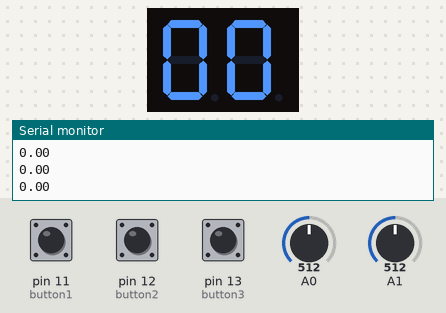
Simulated run of this sketch. Board: Arduino Uno, built with avr-gcc and run on an emulated ATmega328P. Parts: 2-digit seven-segment display, the last lines printed to the serial monitor. Wiring (inferred from the names in the program): 2-digit 7-segment display, segments lit when HIGH: segments pin 7, pin 8, pin 2, pin 3, pin 4, pin 6, pin 5; digit selects pin 9, pin 10. The inputs (shaded band) are chosen by the test bench; at power-on: A1 = 512, A0 = 512, pin 13 (button3) LOW, pin 11 (button1) LOW, pin 12 (button2) LOW. The segment pins are drawn as the display they are named for.

Above: at 1.2 s.
1.3 s: A1 set to 716
At 1.5 s:
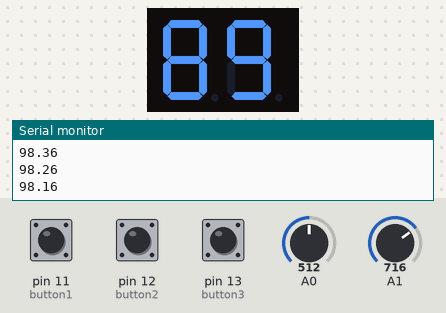
2.8 s: A0 set to 900
5.8 s: pin 13 (button3) pulled HIGH for 0.15 s
7.4 s: pin 13 (button3) pulled HIGH for 1 s
At 7.9 s:
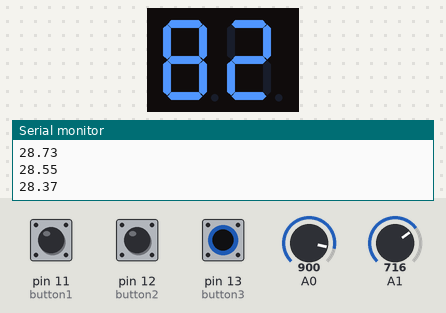
9.0 s: A0 set to 306
10.5 s: pin 11 (button1) pulled HIGH for 0.15 s
At 11.04 s:
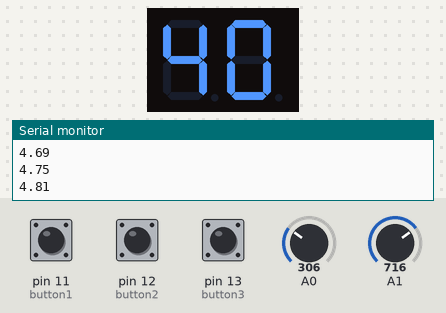

Measured:
- after the input at 1.3 s, the display: first changes after 0.08 s (image 1 shows a later state)
- after the input at 7.4 s, the display: first changes after 0.08 s (image 2 shows a later state)

The sketch:

TwoSevenSegmentDisplayWithButtonsAndPotentiometers.ino
```cpp
class Button{ // Butonlarımızım pin değerini ve basılıp
          //basılmadığı değerlerini tutacak bir sınıf tanımlıyoruz.
  private:
      int pin; // Butonumuzun pin değerini int olarak tuttuk.
      bool pressed; // butona basılıp basılmadığını boolean olarak tuttuk.

    public:
      Button(int pinNumber, bool isPressed){ // Bu sınıftan nesne üretebilmemiz için başlatıcı constructor.
          pin = pinNumber;
          pressed = isPressed;
        };

      int getPin(){ // private olan pin değerini alabilmek için public metot yazdık.
            return pin; // pin değerimiz dönüyor
        };

        bool isPressed(){ // private olan basıldı değerini alabilmek için public metot yazdık.
            return pressed; // pressed değerimiz dönüyor.
        };

        void setPressed(bool press){
          pressed = press;
        };
};

//////////////////////////////////////////////////
int a = 7, b = 8, c = 2, d = 3, e = 4, f = 6, g = 5; // display pinlerinin bağlı olduğu pinler
int displayPins[] = {a, b, c, d, e, f, g}; // display pin dizisi

Button button1(11, false); // arttirma butonu 11. pine bağlı. başlangıçta basilmamış olarak gelcek. false
Button button2(12, false); // azaltma butonu 12. pine bağlı. başlangıçta basilmamış olarak gelcek. false
Button button3(13, true); // baslatma durdurma butonu 13. pine bağlı. başlangıçta displayler calısır olarak gelcek. true

Button buttons[] = {button1, button2, button3}; // buton dizisi olusturduk

int birlerTransistor = 9; // birler basamağı transistorumuz 9. pine bağlı
int onlarTransistor = 10; // onlar basamağı transistorumuz 10. pine bağlı

byte numbers [10][8] = { // rakamlar
  // a  b  c  d  e  f  g
    {1, 1, 1, 1, 1, 1, 0}, // 0
    {0, 1, 1, 0, 0, 0, 0}, // 1
    {1, 1, 0, 1, 1, 0, 1}, // 2
    {1, 1, 1, 1, 0, 0, 1}, // 3
    {0, 1, 1, 0, 0, 1, 1}, // 4
    {1, 0, 1, 1, 0, 1, 1}, // 5
    {1, 0, 1, 1, 1, 1, 1}, // 6
    {1, 1, 1, 0, 0, 0, 0}, // 7
    {1, 1, 1, 1, 1, 1, 1}, // 8
    {1, 1, 1, 1, 0, 1, 1} // 9
};

float sayac = 0.0; // sayacımız 0 olarak başladı
int eskiPotansDegeri = 0; // hiz potansiyometremizde değişiklik var mı diye kontrol edeceğiz
bool tekSeferlikDegerAl = true; // hiz potansiyometrenin tek seferlik değerini alacağız. Çünkü 0 dan farklı olack
int tolerans = 10; // potansiyometredeki oynama hemen algılanmasın istiyoruz bunun için tolerans değeri verdik.

boolean enablePotans = false; // başlangıçta yön potansiyometresi çalışmayacak
int pulldown=1; // butonlara tek basışta birden fazla kez basıyomuş gibi algılamasını önleme
//////////////////////////////////////////////////

void setup()
{
  Serial.begin(9600); // Seri monitörü kullanabilmek için başlattık
  for(int pin : displayPins){ // display pinlerimiz output olarak tanımlanıyor.
    pinMode(pin, OUTPUT);
  }

  for(Button button : buttons){// buton pinlerimiz input olarak tanımlanıyor.
    pinMode(button.getPin(), INPUT);
  }

  pinMode(birlerTransistor, OUTPUT);// transistor pinlerimiz output olarak tanımlanıyor.
  pinMode(onlarTransistor, OUTPUT);// transistor pinlerimiz output olarak tanımlanıyor.
}

void loop()
{
    Serial.println(sayac); // Seri monitore sayac değerini yazdırıyoruz
    int onlar = (int)sayac / 10; // onlar basamağını bulmak için sayacımızı 10'a böldük
    int birler = (int)sayac % 10; // birler basamağını bulmak için sayacımızın 10'a modunu aldık.

    digitalWrite(onlarTransistor, LOW); // displaylere gönderceğimiz değer birler basamağı olduğundan,
                    // onlar basamağı transistoru LOW
    digitalWrite(birlerTransistor, HIGH);// displaylere gönderceğimiz değer birler basamağı olduğundan,
                    // birler basamağı transistoru HIGH
    displayYak(birler); // birler basamağı displayini yakacak
  delay(5); // 5 saniyelik beklemenin ardından
    clearSegment(); // display değerleri temizlenecek

    digitalWrite(birlerTransistor, LOW);// displaylere gönderceğimiz değer onlar basamağı olduğundan,
                    // birler basamağı transistoru LOW
    digitalWrite(onlarTransistor, HIGH);// displaylere gönderceğimiz değer onlar basamağı olduğundan,
                    // onlar basamağı transistoru HIGH
    displayYak(onlar);// onlar basamağı displayini yakacak
  delay(5); // 5 saniyelik beklemenin ardından
    clearSegment(); // display değerleri temizlenecek


    float hiz = (float)analogRead(0)/5000.0; // sayacin artis-azalis hizi 0 pinine bağlı potansiyometre ile
    // kontrol edilecektir. Burada 5000'e bölmemizin sebebi hızının çok fazla olmasını istemiyoruz.
    buttonControl(hiz); // buttonControl adlı metodumuzu hiz değerimizi göndererek çağırıyoruz.
    potansControl(analogRead(1), hiz); // potansControl adlı metodumuzu 1 pinine bağlı potansiyometre değeri
                    // ve hiz değerimizi göndererek çağırıyoruz.
}

void displayYak(int deger){ // birler veya onlar olarak gönderdiğimiz rakamı deger olarak aldık.
  for(int i = 0; i < sizeof(displayPins)/sizeof(int); i++){
    digitalWrite(displayPins[i], numbers[deger][i]); // numbers[deger], degerimize bağlı olarak,
    // numbers dizisindeki 1 ve 0 ları getirecek. eğer 1 ise displayPins[i] değeri yanacak.
  }
}

void clearSegment(){
  for(int pin : displayPins){
    digitalWrite(pin, LOW); // tüm display pinlerinin değerini LOW'a çektik.
  }
}

void buttonControl(float hiz){
   if(digitalRead(button1.getPin())){ // birinci butona basilmissa
      button1.setPressed(true); // birinci butonumuzun pressed özelliğini true yapacağız.
      button2.setPressed(false); // ikinci butonumuzun gerçekleştirdiği işlemi iptal edeceğiz.
      enablePotans = false; // buton kullanıldığı için yön potansiyometresi devre dışı.
  }
  if(digitalRead(button2.getPin())){// ikinci butona basilmissa
      button2.setPressed(true); // ikinci butonumuzun pressed özelliğini true yapacağız.
      button1.setPressed(false); // birinci butonumuzun gerçekleştirdiği işlemi iptal edeceğiz.
      enablePotans = false; // buton kullanıldığı için yön potansiyometresi devre dışı.
  }
  if(digitalRead(button3.getPin()) && pulldown == 0){ // üçüncü butona basilmissa.
    //burada pulldown birden fazla kez basilmis gibi sayılmasın diye koyduk. Çünkü toggle yapıyoruz.
    button3.setPressed(!button3.isPressed()); // başlatma durdurma toggle işlemi
  }
  pulldown = digitalRead(button3.getPin()); // pulldown değerini güncelledik. butona basilmissa 1 olcak
  ////////////////////////////////
  if(button1.isPressed() && button3.isPressed() && !enablePotans){ // birinci butona basilmis ve
          // üçüncü buton durdurulmamışsa ve potansiyometre kullanılmamaktaysa calisacak
    if(sayac > 99.9) // sayac 99.9 değerinden büyükse 0'a geri dönecek ve baştan baslayacak
      sayac = 0; // sayaci sifirladik.
    sayac += hiz; // sayacimizi gelen hiz değeri kadar arttirdik.
  } else if(button2.isPressed() && button3.isPressed() && !enablePotans){// birinci butona basilmis ve
          // üçüncü buton durdurulmamışsa ve potansiyometre kullanılmamaktaysa calisacak
    if(sayac < 0)// sayac 0 değerinden küçükse 99.9'a geri dönecek ve tekrar edecek
      sayac = 99.9;// sayacin değerini 99.9'a çektik.
    sayac -= hiz;// sayacimizi gelen hiz değeri kadar azalttik.
  }
}

void potansControl(int val, float hiz){
    val = map(val, 0, 1023, 0, 255); // potansiyometreler normalde 0 - 1023 arası değer alır.
                    // Bu değeri mapleyerek 0 - 255 arasına cektik.
    if(tekSeferlikDegerAl){ // program ilk defa calistiğinde potansiyometrenin değerini alacağız
      eskiPotansDegeri = val; // gelen potansiyometreyi eski potans değeri olarak atadık.
      tekSeferlikDegerAl = false; // program ilk defa calismasini bitirdi.
    }
    int fark = abs(val - eskiPotansDegeri); // yeni potans değerimizden eskisini cikardik.
                        // böylelikle potansiyometrede oynama var mı bakacağız
    if(fark > tolerans){ // eğer potansiyometrede oynama varsa ve bu fark toleransımızdan büyükse
      eskiPotansDegeri = val; // eskiPotansiyometre değerimizi güncelledik.
      enablePotans = true; // potansiyometreyi aktif hale getirdk
    }
    if(val < 128 && enablePotans && button3.isPressed()){ // potansiyometre değerimiz 128'den küçükse
                        // ve potansiyometre calisiyorsa ve üçüncü buton aktifse
       if(sayac > 99.9) // sayac 99.9 değerinden büyükse 0'a geri dönecek ve baştan baslayacak
          sayac = 0; // sayaci sifirladik.
      sayac += hiz; // sayacimizi gelen hiz değeri kadar arttirdik.
    } else if(val > 127 && enablePotans && button3.isPressed()){// potansiyometre değerimiz 127'den büyükse
                        // ve potansiyometre calisiyorsa ve üçüncü buton aktifse
        if(sayac < 0)// sayac 0 değerinden küçükse 99.9'a geri dönecek ve tekrar edecek
          sayac = 99.9;// sayacin değerini 99.9'a çektik.
      sayac -= hiz;// sayacimizi gelen hiz değeri kadar azalttik.
    }
}
```
